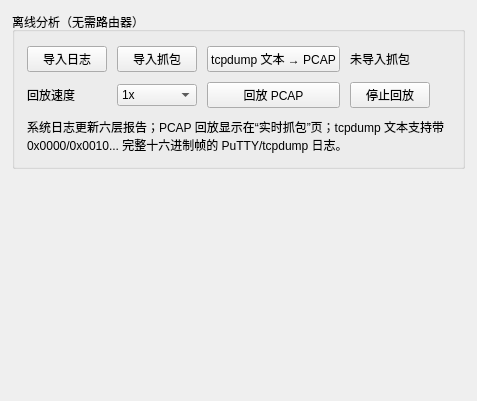
           <widget class="QWidget" name="tabOfflineAnalysis">
            <attribute name="title">
             <string>离线分析</string>
            </attribute>
            <layout class="QVBoxLayout" name="offlineTabLayout">
             <property name="leftMargin">
              <number>12</number>
             </property>
             <property name="topMargin">
              <number>12</number>
             </property>
             <property name="rightMargin">
              <number>12</number>
             </property>
             <property name="bottomMargin">
              <number>12</number>
             </property>
             <property name="spacing">
              <number>10</number>
             </property>
             <item>
              <widget class="QGroupBox" name="groupOffline">
               <property name="title">
                <string>离线分析（无需路由器）</string>
               </property>
               <layout class="QGridLayout" name="offlineLayout">
                <property name="horizontalSpacing">
                 <number>10</number>
                </property>
                <property name="verticalSpacing">
                 <number>10</number>
                </property>
                <property name="leftMargin">
                 <number>12</number>
                </property>
                <property name="topMargin">
                 <number>14</number>
                </property>
                <property name="rightMargin">
                 <number>12</number>
                </property>
                <property name="bottomMargin">
                 <number>12</number>
                </property>
                <item row="0" column="0">
                 <widget class="QPushButton" name="btnImportLog">
                  <property name="text">
                   <string>导入日志</string>
                  </property>
                 </widget>
                </item>
                <item row="0" column="1">
                 <widget class="QPushButton" name="btnImportPcap">
                  <property name="text">
                   <string>导入抓包</string>
                  </property>
                 </widget>
                </item>
                <item row="0" column="2">
                 <widget class="QPushButton" name="btnConvertTcpdumpText">
                  <property name="text">
                   <string>tcpdump 文本 → PCAP</string>
                  </property>
                  <property name="toolTip">
                   <string>把 PuTTY/tcpdump -xx/-XX 十六进制文本日志恢复为 Classic PCAP，并自动导入分析。缺失字节不会伪造。</string>
                  </property>
                 </widget>
                </item>
                <item row="0" column="3" colspan="3">
                 <widget class="QLabel" name="labelOfflinePcap">
                  <property name="text">
                   <string>未导入抓包</string>
                  </property>
                 </widget>
                </item>
                <item row="1" column="0">
                 <widget class="QLabel" name="labelReplaySpeed">
                  <property name="text">
                   <string>回放速度</string>
                  </property>
                 </widget>
                </item>
                <item row="1" column="1">
                 <widget class="QComboBox" name="comboReplaySpeed">
                  <item>
                   <property name="text">
                    <string>1x</string>
                   </property>
                  </item>
                  <item>
                   <property name="text">
                    <string>5x</string>
                   </property>
                  </item>
                  <item>
                   <property name="text">
                    <string>10x</string>
                   </property>
                  </item>
                  <item>
                   <property name="text">
                    <string>最快</string>
                   </property>
                  </item>
                 </widget>
                </item>
                <item row="1" column="2">
                 <widget class="QPushButton" name="btnReplayPcap">
                  <property name="text">
                   <string>回放 PCAP</string>
                  </property>
                 </widget>
                </item>
                <item row="1" column="3">
                 <widget class="QPushButton" name="btnStopReplay">
                  <property name="text">
                   <string>停止回放</string>
                  </property>
                 </widget>
                </item>
                <item row="2" column="0" colspan="6">
                 <widget class="QLabel" name="labelOfflineHint">
                  <property name="text">
                   <string>系统日志更新六层报告；PCAP 回放显示在“实时抓包”页；tcpdump 文本支持带 0x0000/0x0010... 完整十六进制帧的 PuTTY/tcpdump 日志。</string>
                  </property>
                  <property name="wordWrap">
                   <bool>true</bool>
                  </property>
                  <property name="hint" stdset="0">
                   <bool>true</bool>
                  </property>
                 </widget>
                </item>
               </layout>
              </widget>
             </item>
             <item>
              <spacer name="offlineVerticalSpacer">
               <property name="orientation">
                <enum>Qt::Vertical</enum>
               </property>
               <property name="sizeHint" stdset="0">
                <size>
                 <width>20</width>
                 <height>220</height>
                </size>
               </property>
              </spacer>
             </item>
            </layout>
           </widget>
